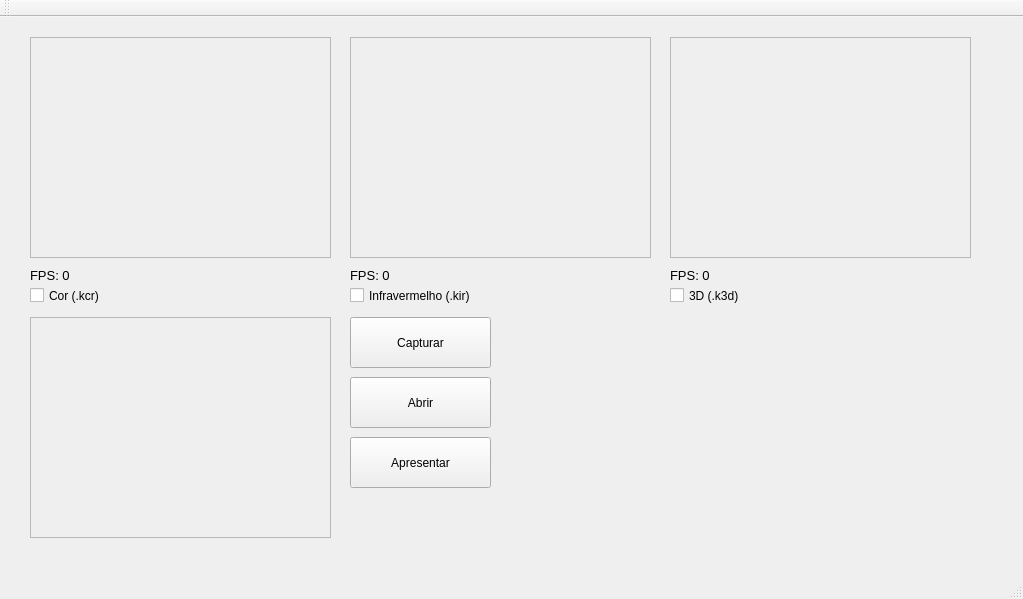
<?xml version="1.0" encoding="UTF-8"?>
<ui version="4.0">
 <class>MainWindow</class>
 <widget class="QMainWindow" name="MainWindow">
  <property name="windowModality">
   <enum>Qt::NonModal</enum>
  </property>
  <property name="geometry">
   <rect>
    <x>0</x>
    <y>0</y>
    <width>1023</width>
    <height>599</height>
   </rect>
  </property>
  <property name="contextMenuPolicy">
   <enum>Qt::NoContextMenu</enum>
  </property>
  <property name="windowTitle">
   <string>Expt-o Morris</string>
  </property>
  <widget class="QWidget" name="centralWidget">
   <widget class="QCheckBox" name="chkCor">
    <property name="geometry">
     <rect>
      <x>30</x>
      <y>270</y>
      <width>81</width>
      <height>17</height>
     </rect>
    </property>
    <property name="text">
     <string>Cor (.kcr)</string>
    </property>
    <property name="checked">
     <bool>false</bool>
    </property>
   </widget>
   <widget class="QCheckBox" name="chkInfravermelho">
    <property name="geometry">
     <rect>
      <x>350</x>
      <y>270</y>
      <width>121</width>
      <height>17</height>
     </rect>
    </property>
    <property name="text">
     <string>Infravermelho (.kir)</string>
    </property>
    <property name="checked">
     <bool>false</bool>
    </property>
   </widget>
   <widget class="QCheckBox" name="chk3d">
    <property name="geometry">
     <rect>
      <x>670</x>
      <y>270</y>
      <width>71</width>
      <height>17</height>
     </rect>
    </property>
    <property name="text">
     <string>3D (.k3d)</string>
    </property>
    <property name="checked">
     <bool>false</bool>
    </property>
   </widget>
   <widget class="QLabel" name="lblCor">
    <property name="geometry">
     <rect>
      <x>30</x>
      <y>20</y>
      <width>301</width>
      <height>221</height>
     </rect>
    </property>
    <property name="autoFillBackground">
     <bool>true</bool>
    </property>
    <property name="frameShape">
     <enum>QFrame::StyledPanel</enum>
    </property>
    <property name="text">
     <string/>
    </property>
   </widget>
   <widget class="QLabel" name="lblIR">
    <property name="geometry">
     <rect>
      <x>350</x>
      <y>20</y>
      <width>301</width>
      <height>221</height>
     </rect>
    </property>
    <property name="autoFillBackground">
     <bool>true</bool>
    </property>
    <property name="frameShape">
     <enum>QFrame::StyledPanel</enum>
    </property>
    <property name="text">
     <string/>
    </property>
   </widget>
   <widget class="QLabel" name="lbl3D">
    <property name="geometry">
     <rect>
      <x>670</x>
      <y>20</y>
      <width>301</width>
      <height>221</height>
     </rect>
    </property>
    <property name="autoFillBackground">
     <bool>true</bool>
    </property>
    <property name="frameShape">
     <enum>QFrame::StyledPanel</enum>
    </property>
    <property name="text">
     <string/>
    </property>
   </widget>
   <widget class="QPushButton" name="btnCapturar">
    <property name="geometry">
     <rect>
      <x>350</x>
      <y>300</y>
      <width>141</width>
      <height>51</height>
     </rect>
    </property>
    <property name="text">
     <string>Capturar</string>
    </property>
   </widget>
   <widget class="QLabel" name="lblFPSCor">
    <property name="geometry">
     <rect>
      <x>30</x>
      <y>250</y>
      <width>51</width>
      <height>16</height>
     </rect>
    </property>
    <property name="font">
     <font>
      <pointsize>10</pointsize>
     </font>
    </property>
    <property name="text">
     <string>FPS: 0</string>
    </property>
   </widget>
   <widget class="QLabel" name="lblFPSIR">
    <property name="geometry">
     <rect>
      <x>350</x>
      <y>250</y>
      <width>51</width>
      <height>16</height>
     </rect>
    </property>
    <property name="font">
     <font>
      <pointsize>10</pointsize>
     </font>
    </property>
    <property name="text">
     <string>FPS: 0</string>
    </property>
   </widget>
   <widget class="QLabel" name="lblFPS3D">
    <property name="geometry">
     <rect>
      <x>670</x>
      <y>250</y>
      <width>51</width>
      <height>16</height>
     </rect>
    </property>
    <property name="font">
     <font>
      <pointsize>10</pointsize>
     </font>
    </property>
    <property name="text">
     <string>FPS: 0</string>
    </property>
   </widget>
   <widget class="QLabel" name="lblPlay">
    <property name="geometry">
     <rect>
      <x>30</x>
      <y>300</y>
      <width>301</width>
      <height>221</height>
     </rect>
    </property>
    <property name="autoFillBackground">
     <bool>true</bool>
    </property>
    <property name="frameShape">
     <enum>QFrame::StyledPanel</enum>
    </property>
    <property name="text">
     <string/>
    </property>
   </widget>
   <widget class="QPushButton" name="btnAbrir">
    <property name="geometry">
     <rect>
      <x>350</x>
      <y>360</y>
      <width>141</width>
      <height>51</height>
     </rect>
    </property>
    <property name="text">
     <string>Abrir</string>
    </property>
   </widget>
   <widget class="QPushButton" name="btnPlay">
    <property name="geometry">
     <rect>
      <x>350</x>
      <y>420</y>
      <width>141</width>
      <height>51</height>
     </rect>
    </property>
    <property name="text">
     <string>Apresentar</string>
    </property>
   </widget>
  </widget>
  <widget class="QMenuBar" name="menuBar">
   <property name="geometry">
    <rect>
     <x>0</x>
     <y>0</y>
     <width>1023</width>
     <height>21</height>
    </rect>
   </property>
  </widget>
  <widget class="QToolBar" name="mainToolBar">
   <attribute name="toolBarArea">
    <enum>TopToolBarArea</enum>
   </attribute>
   <attribute name="toolBarBreak">
    <bool>false</bool>
   </attribute>
  </widget>
  <widget class="QStatusBar" name="statusBar"/>
 </widget>
 <layoutdefault spacing="6" margin="11"/>
 <resources/>
 <connections/>
</ui>
